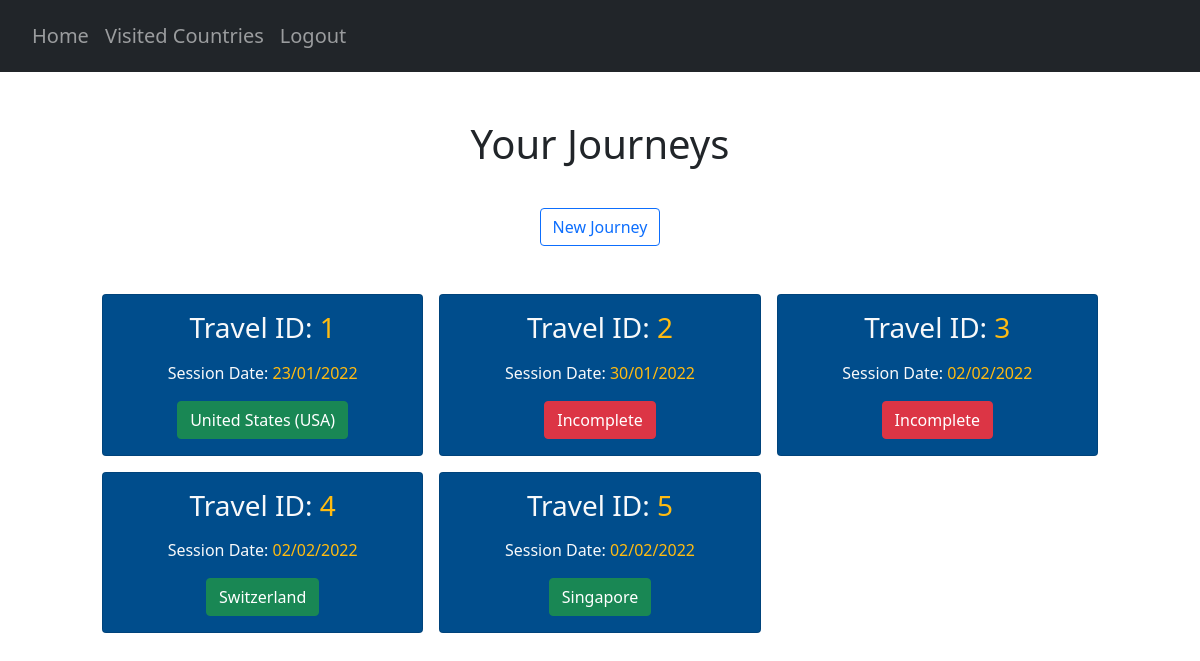
The page /journeys (signed in) on the database its author committed.
### website/models.py (models this page shows)
class Country(db.Model):
    country_code = db.Column(db.String(3), primary_key=True)
    country_name = db.Column(db.String(150), unique=True)

### website/views.py (the view)
@views.route("/journeys", methods=["GET"])
@login_required
def journey():
    countries = Country.query.all()
    AllCountries = {}
    for country in countries:
        AllCountries[country.country_code] = country.country_name
    x = select(UserTravelScore)\
            .where(UserTravelScore.user_id == current_user.id)
    result = db.session.connection().execute(x)
    result = result.fetchall()
    travel_sessions = []
    for travel in result:
        num_country_scores = 0
        travelID = travel[1]
        dateAdded = travel[2]
        dateString = dateAdded.strftime("%d/%m/%Y")
        countries_X = select(UserCountryScore)\
            .where(UserCountryScore.user_id == current_user.id, UserCountryScore.travel_id == travelID)
        result_countries = db.session.connection().execute(countries_X)
        result_travels = result_countries.fetchall()
        if result_travels == []:
            travel_sessions.append((travelID, dateString, {'Status': 'Incomplete'}))
        else:
            for country_score in result_travels:
                num_country_scores += 1
            if num_country_scores == 197:
                country_scores_x = select(UserCountryScore)\
                    .where(UserCountryScore.user_id == current_user.id, UserCountryScore.travel_id == travelID)\
                    .order_by(UserCountryScore.total_score.desc())
                result_best_countries = db.session.connection().execute(country_scores_x)
                result_all_countries = result_best_countries.fetchall()
                result_top_country = result_all_countries[0][2]
                country_codes_to_filter = []
                for result in result_all_countries:
                    country_codes_to_filter.append(result[2])
                filtered_country_codes = filterPrevCountries(country_codes_to_filter, travelID)
                top_filtered_country_code = filtered_country_codes[0]
                top_country_name = AllCountries[top_filtered_country_code]
                travel_sessions.append((travelID, dateString, {'Top Country': top_country_name}))
            else:
                print("Incomplete - possible server error")
                travel_sessions.append((travelID, dateString, {'Status': 'Incomplete'}))
    return render_template("journeys.html", user=current_user, journeys=travel_sessions)

### website/__init__.py (called while the page is built)
def create_app():
    app = Flask(__name__)
    app.config['SECRET_KEY'] = 'pog'
    app.config['SQLALCHEMY_DATABASE_URI'] = f'sqlite:///{DB_NAME}'
    db.init_app(app)
    from .views import views
    from .auth import auth
    app.register_blueprint(views, url_prefix='/')
    app.register_blueprint(auth, url_prefix='/')
    from .models import User, Country, UserCountry, Safety, Cost, CulturalValue, CovidRestrictions
    create_database(app)
    login_manager = LoginManager()
    login_manager.login_view = 'auth.login'
    login_manager.init_app(app)
    @login_manager.user_loader
    def load_user(id):
        return User.query.get(int(id))
    return app

### website/questionHandler.py (called while the page is built)
def filterPrevCountries(codes, travelID):
    try:
        current_travel = UserTravelScore.query.get((current_user.id, travelID))
    except (sqlite3.IntegrityError, sqlalchemy.exc.IntegrityError) as e:
        print(e)
    prev_countries = getattr(current_travel, "prev_countries")
    if prev_countries == True:
        return codes
    else:
        suggestionsStream = filter(lambda x:not(doesUserWantThisCountry(x)), codes)
        suggestionsStream = list(suggestionsStream)
        return suggestionsStream

### website/templates/journeys.html (shortened to what this page needs)
{% extends "base.html" %} {% block title %}Journeys{% endblock %}
{% block content %}
<div class="container pt-5">
      <h1 align="center">Your Journeys</h1>
</div>
<div class="container pt-3" align="center">
    <button type="submit" class="btn btn-outline-primary mt-3 newJourney">New Journey</button>
</div>
<section class="p-5">
    <div class="container">
        <div class="row text-center g-3">
            {% for travel in journeys %}
            {% for journeyS, journeyT in travel[2].items() %}
            <div class="col-4">
                <div class="card cardTravel text-light">
                    <div class="card-body text-center">
                        <h3 class="card-title mb-3">
                            Travel ID: <span style="color:#ffbb11">{{ travel[0] }}</span>
                        </h3>
                        <p class="card-text">
                            Session Date: <span style="color:#ffbb11">{{ travel[1] }}</span>
                        </p>
                        {% if journeyT == "Incomplete" %}
                        <button class="btn btn-danger travel" id="{{ travel[0] }}">Incomplete</button>
                        {% else %}
                        <button class="btn btn-success travel" id="{{ travel[0] }}">{{ journeyT }}</button>
                        {% endif %}
                    </div>
                </div>
            </div>
            {% endfor %}
            {% endfor %}
        </div>
    </div>
</section>
{% endblock %}

### website/static/extra.css (style rules this page uses)
.cardTravel { background-color: #004d8c; }

### rows shown on the page
Country: travel "1", travel "23/01/2022", country_name "United States (USA)"
Country: travel "4", travel "02/02/2022", country_name "Switzerland"
Country: travel "5", travel "02/02/2022", country_name "Singapore"

### other values the page prints
{{ travel[0] }} "2" "3"
{{ travel[1] }} "30/01/2022" "02/02/2022"
